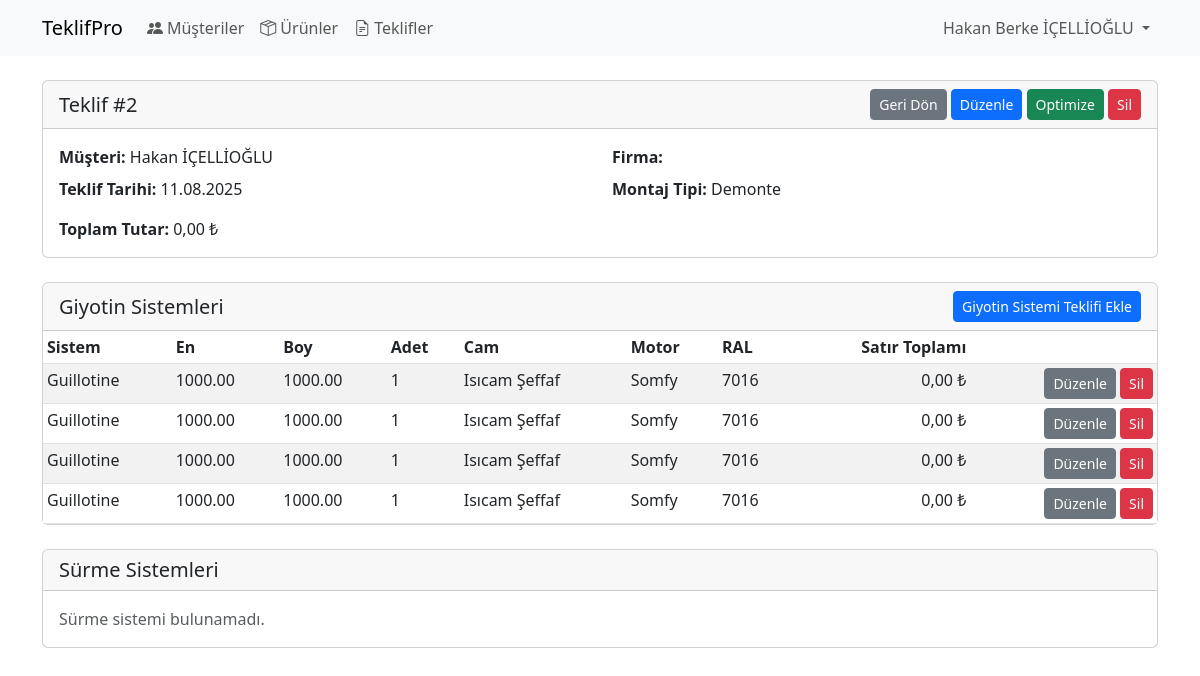
Page /quotation_view.php?id=2 (signed in) on the committed database.
### tables this page shows
CREATE TABLE `generaloffers` (
  `id` int(11) NOT NULL,
  `customer_id` int(11) DEFAULT NULL,
  `company_id` int(11) DEFAULT NULL,
  `offer_date` date DEFAULT NULL,
  `assembly_type` varchar(100) DEFAULT NULL,
  `delivery_time` varchar(100) DEFAULT NULL,
  `payment_method` varchar(100) DEFAULT NULL,
  `payment_term` varchar(100) DEFAULT NULL,
  `offer_validity` varchar(100) DEFAULT NULL,
  `maturity_period` varchar(100) DEFAULT NULL,
  `discount_rate` decimal(5,2) DEFAULT NULL,
  `discount_amount` decimal(10,2) DEFAULT NULL,
  `vat_rate` decimal(5,2) DEFAULT NULL,
  `vat_amount` decimal(10,2) DEFAULT NULL,
  `total_amount` decimal(15,2) DEFAULT NULL
);

CREATE TABLE `customers` (
  `id` int(11) NOT NULL,
  `first_name` varchar(255) NOT NULL,
  `last_name` varchar(255) NOT NULL,
  `company` varchar(255) DEFAULT NULL,
  `email` varchar(255) DEFAULT NULL,
  `phone` varchar(50) DEFAULT NULL,
  `address` text DEFAULT NULL
);

CREATE TABLE `guillotinesystems` (
  `id` int(11) NOT NULL,
  `general_offer_id` int(11) DEFAULT NULL,
  `system_type` varchar(100) DEFAULT NULL,
  `width` decimal(10,2) DEFAULT NULL,
  `height` decimal(10,2) DEFAULT NULL,
  `quantity` int(11) DEFAULT NULL,
  `motor_system` varchar(100) DEFAULT NULL,
  `remote_quantity` int(11) DEFAULT NULL,
  `ral_code` varchar(50) DEFAULT NULL,
  `glass_type` varchar(100) DEFAULT NULL,
  `glass_color` varchar(50) DEFAULT NULL,
  `profit_margin` decimal(5,2) DEFAULT NULL,
  `profit_rate` decimal(5,2) DEFAULT NULL,
  `profit_amount` decimal(10,2) DEFAULT NULL,
  `total_amount` decimal(15,2) DEFAULT NULL
);

### quotation_view.php (the view, shortened to what this page needs)
<?php
require __DIR__ . '/header.php';
function e(?string $v): string
{
    return htmlspecialchars($v ?? '', ENT_QUOTES, 'UTF-8');
}
$assemblyTypes = [
    'demonte' => 'Demonte',
    'musteri' => 'Müşteri Montajlı',
    'bayi'    => 'Bayi Montajlı',
];
$id = filter_input(INPUT_GET, 'id', FILTER_VALIDATE_INT);
$error = null;
try {
    $stmt = $pdo->prepare('
        SELECT g.*, c.first_name, c.last_name, c.company AS customer_company, co.name AS company_name
        FROM generaloffers g
        JOIN customers c ON g.customer_id = c.id
        LEFT JOIN company co ON g.company_id = co.id
        WHERE g.id = :id
    ');
    $stmt->execute([':id' => $id]);
    $offer = $stmt->fetch(PDO::FETCH_ASSOC);
} catch (Exception $e) {
    $error = 'Teklif verileri alınamadı.';
    $offer = null;
}
$guillotines = [];
$slidings = [];
if (!$error) {
    try {
        $gStmt = $pdo->prepare('SELECT id, system_type, width, height, quantity, motor_system, remote_quantity, ral_code, glass_type, glass_color, profit_margin, total_amount FROM guillotinesystems WHERE general_offer_id = :id');
        $gStmt->execute([':id' => $id]);
        $guillotines = $gStmt->fetchAll();
    } catch (Exception $e) {
        $error = 'Giyotin sistemi verileri alınamadı.';
    }
}
if (!$error) {
    try {
        $sStmt = $pdo->prepare('SELECT system_type, width, height, quantity, wing_type, ral_code, lock_type, glass_type, glass_color, total_amount FROM slidingsystems WHERE general_offer_id = :id');
        $sStmt->execute([':id' => $id]);
        $slidings = $sStmt->fetchAll();
    } catch (Exception $e) {
        $error = 'Sürme sistemi verileri alınamadı.';
    }
}
$totalAmount = 0;
foreach ($guillotines as $g) {
    $totalAmount += (float)$g['total_amount'];
}
$totalFormatted = number_format($totalAmount, 2, ',', '.') . ' ₺';
$assemblyLabel = $assemblyTypes[$offer['assembly_type']] ?? 'Bilinmiyor';
?>
<div class="container mt-4">
    <div class="card mb-4">
        <div class="card-header d-flex justify-content-between align-items-center">
            <h5 class="mb-0">Teklif #<?= e((string)$offer['id']) ?></h5>
            <div>
                <a href="quotations.php" class="btn btn-secondary btn-sm">Geri Dön</a>
                <a href="quotation_edit.php?id=<?= e((string)$offer['id']) ?>" class="btn btn-primary btn-sm">Düzenle</a>
                <?php if ($role === 'admin'): ?>
                    <form method="post" class="d-inline">
                        <button type="submit" class="btn btn-success btn-sm">Optimize</button>
                    </form>
                    <form method="post" class="d-inline" onsubmit="return confirm('Bu teklifi silmek istediğinize emin misiniz?');">
                        <button type="submit" class="btn btn-danger btn-sm">Sil</button>
                    </form>
                <?php endif; ?>
            </div>
        </div>
        <div class="card-body">
            <div class="row mb-2">
                <div class="col-md-6"><strong>Müşteri:</strong> <?= e(trim($offer['first_name'] . ' ' . $offer['last_name'])) ?></div>
                <div class="col-md-6"><strong>Firma:</strong> <?= e($offer['company_name'] ?? $offer['customer_company']) ?></div>
            </div>
            <div class="row mb-2">
                <div class="col-md-6"><strong>Teklif Tarihi:</strong> <?= e(date('d.m.Y', strtotime($offer['offer_date']))) ?></div>
                <div class="col-md-6"><strong>Montaj Tipi:</strong> <?= e($assemblyLabel) ?></div>
            </div>
            <div class="row">
                <div class="col-md-6"><strong>Toplam Tutar:</strong> <?= e($totalFormatted) ?></div>
            </div>
        </div>
    </div>
    <div class="card mb-4">
        <div class="card-header d-flex justify-content-between align-items-center">
            <h5 class="mb-0">Giyotin Sistemleri</h5>
            <button class="btn btn-sm btn-primary" data-bs-toggle="modal" data-bs-target="#addGuillotineModal">Giyotin Sistemi Teklifi Ekle</button>
        </div>
        <div class="card-body p-0">
            <?php if ($guillotines): ?>
                <div class="table-responsive">
                    <table class="table table-sm table-striped mb-0">
                        <thead>
                            <tr>
                                <th>Sistem</th>
                                <th>En</th>
                                <th>Boy</th>
                                <th>Adet</th>
                                <th>Cam</th>
                                <th>Motor</th>
                                <th>RAL</th>
                                <th class="text-end">Satır Toplamı</th>
                                <th></th>
                            </tr>
                        </thead>
                        <tbody>
                            <?php foreach ($guillotines as $g): ?>
                                <tr>
                                    <td><?= e($g['system_type']) ?></td>
                                    <td><?= e($g['width']) ?></td>
                                    <td><?= e($g['height']) ?></td>
                                    <td><?= e($g['quantity']) ?></td>
                                    <td><?= e(trim($g['glass_type'] . ' ' . $g['glass_color'])) ?></td>
                                    <td><?= e($g['motor_system']) ?></td>
                                    <td><?= e($g['ral_code']) ?></td>
                                    <td class="text-end"><?= e(number_format((float)$g['total_amount'], 2, ',', '.')) ?> ₺</td>
                                    <td class="text-end">
                                        <button type="button" class="btn btn-sm btn-secondary edit-guillotine" data-bs-toggle="modal" data-bs-target="#addGuillotineModal"
                                            data-id="<?= e((string)$g['id']) ?>"
                                            data-width="<?= e((string)$g['width']) ?>"
                                            data-height="<?= e((string)$g['height']) ?>"
                                            data-quantity="<?= e((string)$g['quantity']) ?>"
                                            data-motor="<?= e($g['motor_system']) ?>"
                                            data-glass-type="<?= e($g['glass_type']) ?>"
                                            data-glass-color="<?= e($g['glass_color']) ?>"
                                            data-remote="<?= e((string)$g['remote_quantity']) ?>"
                                            data-ral="<?= e($g['ral_code']) ?>"
                                            data-profit="<?= e((string)$g['profit_margin']) ?>">
                                            Düzenle
                                        </button>
                                        <?php if ($role === 'admin'): ?>
                                            <form method="post" class="d-inline" onsubmit="return confirm('Bu giyotin sistemini silmek istediğinize emin misiniz?');">
                                                <button type="submit" class="btn btn-sm btn-danger">Sil</button>
                                            </form>
                                        <?php endif; ?>
                                    </td>
                                </tr>
                            <?php endforeach; ?>
                        </tbody>
                    </table>
                </div>
            <?php else: ?>
                <div class="p-3 text-muted">Giyotin sistemi bulunamadı.</div>
            <?php endif; ?>
        </div>
    </div>
    <div class="card mb-4">
        <div class="card-header">
            <h5 class="mb-0">Sürme Sistemleri</h5>
        </div>
        <div class="card-body p-0">
            <?php if ($slidings): ?>
                <div class="table-responsive">
                    <table class="table table-sm table-striped mb-0">
                        <thead>
                            <tr>
                                <th>Sistem</th>
                                <th>En</th>
                                <th>Boy</th>
                                <th>Adet</th>
                                <th>Cam</th>
                                <th>Kanat</th>
                                <th>RAL</th>
                                <th class="text-end">Satır Toplamı</th>
                            </tr>
                        </thead>
                        <tbody>
                            <?php foreach ($slidings as $s): ?>
                                <tr>
                                    <td><?= e($s['system_type']) ?></td>
                                    <td><?= e($s['width']) ?></td>
                                    <td><?= e($s['height']) ?></td>
                                    <td><?= e($s['quantity']) ?></td>
                                    <td><?= e(trim($s['glass_type'] . ' ' . $s['glass_color'])) ?></td>
                                    <td><?= e($s['wing_type']) ?></td>
                                    <td><?= e($s['ral_code']) ?></td>
                                    <td class="text-end"><?= e(number_format((float)$s['total_amount'], 2, ',', '.')) ?> ₺</td>
                                </tr>
                            <?php endforeach; ?>
                        </tbody>
                    </table>
                </div>
            <?php else: ?>
                <div class="p-3 text-muted">Sürme sistemi bulunamadı.</div>
            <?php endif; ?>
        </div>
    </div>
</div>
</body>
</html>

### header.php (shortened to what this page needs)
<?php
require __DIR__ . '/config.php';
$stmt = $pdo->prepare('SELECT r.name FROM users u JOIN roles r ON u.role_id = r.id WHERE u.id = :id');
$stmt->execute(['id' => $_SESSION['user_id']]);
$role = $stmt->fetchColumn() ?: 'user';
$uStmt = $pdo->prepare('SELECT
    TRIM(CONCAT(first_name, " ", last_name)) AS full_name,
    username
  FROM users
  WHERE id = :id');
$uStmt->execute(['id' => $_SESSION['user_id']]);
$u = $uStmt->fetch(PDO::FETCH_ASSOC);
$userName = 'User';
if ($u) {
    if (!empty($u['full_name'])) {
        $userName = $u['full_name'];
    } elseif (!empty($u['username'])) {
        $userName = $u['username'];
    }
}
?>
<!doctype html>
<html lang="en">
<head>
    <link href="https://cdn.jsdelivr.net/npm/bootstrap@5.3.0/dist/css/bootstrap.min.css" rel="stylesheet">
    <link href="https://cdn.jsdelivr.net/npm/bootstrap-icons@1.11.1/font/bootstrap-icons.css" rel="stylesheet">
</head>
<body>
    <nav class="navbar navbar-expand-lg navbar-light bg-light">
        <div class="container">
            <a class="navbar-brand" href="dashboard">TeklifPro</a>
            <div class="collapse navbar-collapse" id="navbarNav">
                <ul class="navbar-nav me-auto mb-2 mb-lg-0">
                    <li class="nav-item"><a class="nav-link" href="customer"><i class="bi bi-people-fill me-1" aria-hidden="true"></i>Müşteriler</a></li>
                    <li class="nav-item"><a class="nav-link" href="products"><i class="bi bi-box-seam me-1" aria-hidden="true"></i>Ürünler</a></li>
                    <li class="nav-item"><a class="nav-link" href="quotations"><i class="bi bi-file-earmark-text me-1" aria-hidden="true"></i>Teklifler</a></li>
                </ul>
                <ul class="navbar-nav ms-auto">
                    <li class="nav-item dropdown">
                        <a class="nav-link dropdown-toggle" href="#" id="userDropdown" role="button" data-bs-toggle="dropdown" aria-expanded="false">
                            <?php echo htmlspecialchars($userName, ENT_QUOTES, 'UTF-8'); ?>
                        </a>
                    </li>
                </ul>
            </div>
        </div>
    </nav>

### rows in the picture
generaloffers: id "2", customer.last_name "Hakan İÇELLİOĞLU", offer_date "11.08.2025", assembly_type "Demonte"
guillotinesystems: system_type "Guillotine", width "1000.00", height "1000.00", quantity "1", glass_type+glass_color "Isıcam Şeffaf", motor_system "Somfy", ral_code "7016", total_amount "0,00"
guillotinesystems: system_type "Guillotine", width "1000.00", height "1000.00", quantity "1", glass_type+glass_color "Isıcam Şeffaf", motor_system "Somfy", ral_code "7016", total_amount "0,00"
guillotinesystems: system_type "Guillotine", width "1000.00", height "1000.00", quantity "1", glass_type+glass_color "Isıcam Şeffaf", motor_system "Somfy", ral_code "7016", total_amount "0,00"
guillotinesystems: system_type "Guillotine", width "1000.00", height "1000.00", quantity "1", glass_type+glass_color "Isıcam Şeffaf", motor_system "Somfy", ral_code "7016", total_amount "0,00"

### other values in the picture
$userName "Hakan Berke İÇELLİOĞLU"
$totalFormatted "0,00 ₺"
